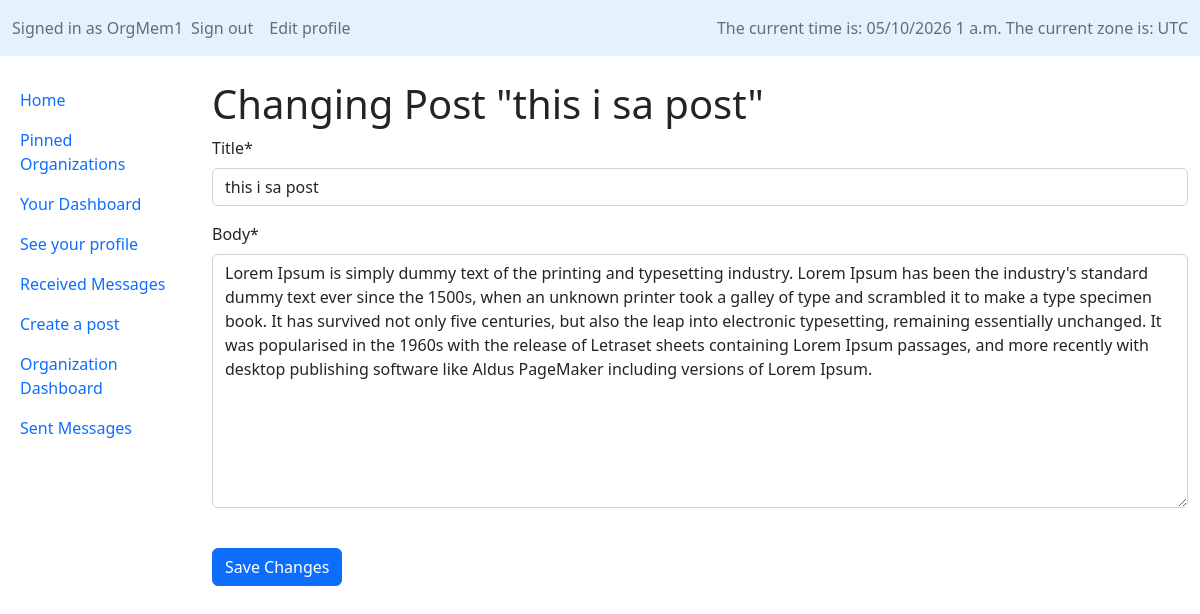
The app's page /Forum/change_post/31 (signed in) with its own data.
### Forum/models.py (models this page shows, shortened)
class Post(models.Model):
    title = models.CharField(max_length=150)
    body = models.TextField(null=False, blank=False)
    timestamp = models.DateTimeField(auto_now_add=True, blank=True, null=True)
    is_project = models.BooleanField(default=False, null=False, blank=False, verbose_name="Make this a project")
    author = models.ForeignKey(Profile, on_delete=models.SET_NULL, null=True, related_name='written_posts')
    organization = models.ForeignKey(Organization, on_delete=models.CASCADE, null=True, related_name='our_posts')

### Forum/views.py (the view, shortened to what this page needs)
# urls.py: path("change_post/<int:pk>", permission_required("Forum.can_post")(views.ChangePostView.as_view()), name="change_post"),
class ChangePostView(UpdateView):
    model = Post
    fields = ['title', 'body']
    template_name = "Forum/post_pages/change_post.html"

### Forum/templates/Forum/post_pages/change_post.html (shortened to what this page needs)
{% extends "Forum/layouts/sidebar_layout.html" %}
{% load static %}
{% load crispy_forms_tags %}
{% block body %}
    <h1> Changing Post "{{ post.title }}"</h1>
    <form "form-control mb-3" method="post">
        {{ form|crispy }}
        <br>
        <input type="submit" value="Save Changes" class="btn btn-primary">
    </form>
{% endblock %}

### Forum/templates/Forum/layouts/sidebar_layout.html (shortened to what this page needs)
<!DOCTYPE html>
<html lang="en">
    <head>
        {% load static %}
        {% load crispy_forms_tags %}
        <link href="https://cdn.jsdelivr.net/npm/bootstrap@5.2.3/dist/css/bootstrap.min.css" rel="stylesheet">
        <link rel="stylesheet" href="{% static 'Forum/style/stylesheet.css' %}">
    </head>
    <body>
    <nav class="navbar navbar-expand-md fixed-top" style="background-color: #e3f2fd;">
        {% load tz %}
        {% get_current_timezone as TIME_ZONE %}
        <div id = "topbar" class="container-fluid">
            <div class="collapse navbar-collapse">
                <div class="navbar-nav">
                    {% if user.is_authenticated %}
                    <span class="navbar-text">
                        Signed in as {{ request.user.username }}
                    </span>
                    <a class="nav-link" href="{% url 'sign_out' %}">Sign out</a>
                    <a class="nav-link" href="{% url 'edit_profile' %}">Edit profile</a>
                    {% else %}
                    <a class="nav-link" href="{% url 'login' %}">Sign in</a>
                    <a class="nav-link" href="{% url 'sign_up' %}">Sign up</a>
                    {% endif %}
                </div>
            </div>
            <span class="navbar-text">
            The current time is:
            {% now "SHORT_DATETIME_FORMAT" %}
            The current zone is:
            {{ TIME_ZONE }}
            </span>
        </div>
    </nav>
        <div class="container-fluid" style="margin-top:80px">
        <div class = "row">
            <div id ="sidebar" class = "col-2 px-1 h-100 position-fixed">
                <div class="nav flex-column">
                    <ul class="nav nav-pills flex-column mb-auto">
                        <li class="nav-item"><a class="nav-link" href="{% url 'index' %}">Home</a>
                        </li>
                    {% if user.is_authenticated %}
                        <li class="nav-item"><a class="nav-link" href="{% url 'pinned_view' %}">Pinned Organizations</a> </li>
                        <li class="nav-item"><a class="nav-link" href="{% url 'your_project_view' %}">Your Dashboard</a></li>
                        <li class="nav-item"><a class="nav-link" href="{% url 'profile_view' pk=user.pk %}">See your profile</a> </li>
                        <li class="nav-item"><a class="nav-link" href="{% url 'received_messages' %}">Received Messages</a> </li>
                        {% if perms.Forum.can_post %}
                            <li class="nav-item"><a class="nav-link" href="{% url 'create_post' %}">Create a post</a></li>
                            <li class="nav-item"><a class="nav-link" href="{% url 'manage_posts_view' %}">Organization Dashboard</a> </li>
                            <li class="nav-item"><a class="nav-link" href="{% url 'sent_messages' %}">Sent Messages</a> </li>
                        {% endif %}
                    {% endif %}
                    </ul>
                </div>
            </div>
            <div id = "body" class = "col offset-2">
                {% localtime on %}
                {% block body %}
                {% endblock %}
                {% endlocaltime %}
            </div>
        </div>
    </div>
    </body>
</html>

### records on screen
Post: title "this i sa post", body "Lorem Ipsum is simply dummy text of the printing and typesetting industry. Lorem Ipsum has been the industry's standard dummy text ever since the 1500s, when an unknown printer took a galley of type and scrambled it to make a type specimen book. It has survived not only five centuries, but also the leap into electronic typesetting, remaining essentially unchanged. It was popularised in the 1960s with the release of Letraset sheets containing Lorem Ipsum passages, and more recently with desktop publishing software like Aldus PageMaker including versions of Lorem Ipsum."

### other values on screen
{{ request.user.username }} "OrgMem1"
{{ TIME_ZONE }} "UTC"
